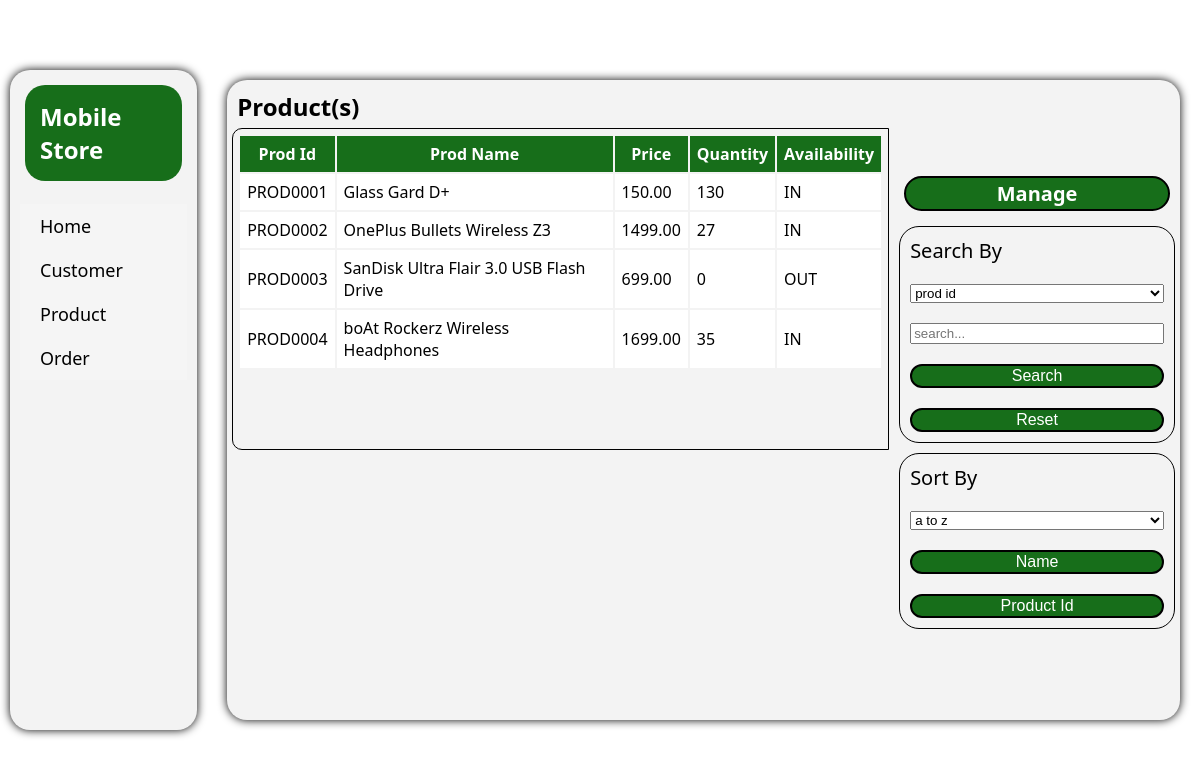
The page /store/product/ on the database its author committed.
### store/models.py (models this page shows, shortened)
class Product(models.Model):
    avail_choices = [("IN","Available"),("OUT","Not Available")]
    prodId = models.CharField(max_length=10, primary_key=True)
    prodName = models.CharField(max_length=100)
    price = models.DecimalField(default=0.00, max_digits=10, decimal_places=2)
    quantity = models.IntegerField(default=0)
    availability = models.CharField(max_length=3, choices=avail_choices)

### store/storeView/views.py (the view, shortened to what this page needs)
# urls.py: path("product/", views.product, name="product"),
def product(request):
    products = get_product(all=True,count_all=False)
    return render(request, "store/product.html",
                  {"products":products[1],
                   "total_product":products[0]})

### store/storeView/views.py (called while the page is built)
def get_product(count_all=True, all=False):
    product = Product.objects.all().order_by("prodId")
    if all != True:
        if count_all != True:
            return None
        total_product = product.count()
        return [total_product,0]
    if count_all == True:
        total_product = product.count()
        return [total_product,product]
    return [0,product]

### store/templates/store/product.html (shortened to what this page needs)
{% extends "index.html" %}
{% block report_block %}
<div class="displayBox" id="productBox">
    <h3>Product(s)</h3>
    <div class="tableBox">
        <table>
            <tr>
                <th>Prod Id</th>
                <th>Prod Name</th>
                <th>Price</th>
                <th>Quantity</th>
                <th>Availability</th>
            </tr>
            {% for product in products %}
            <tr>
                <td>{{product.prodId}}</td>
                <td>{{product.prodName}}</td>
                <td>{{product.price}}</td>
                <td>{{product.quantity}}</td>
                <td>{{product.availability}}</td>
            </tr>
            {% endfor %}
        </table>
    </div>
</div>
<div class="curdBox">
    <a class="manageBtn">Manage</a>
    <div class="searchBox">
        <form class="column_form" method="post" action="/store/product/">
            <label>Search By</label>
            <select name="search_by" id="query">
                <option value="prod_id">prod id</option>
            </select>
            <input name="search_value" placeholder="search...">
            <button name="search_query">Search</button>
            <button name="reset">Reset</button>
        </form>
    </div>
    <div class="sortBox">
        <form class="column_form" method="post" action="/store/product/">
            <label>Sort By</label>
            <select name="sort_by" id="query">
                <option value="ascending">a to z</option>
            </select>
            <button name="name_sort">Name</button>
            <button name="id_sort">Product Id</button>
        </form>
    </div>
</div>
{% endblock report_block %}

### static/index.css (style rules this page uses)
body { margin:0px; }
h3 { font-size: 24px; font-family: 'Segoe UI', Tahoma, Geneva, Verdana, sans-serif; font-weight: 700; color: black; padding-inline-start: 10px; padding-top: 10px; margin: 0px; }
a { padding: 10px; text-decoration: none; color: black; }
button { font-size: 16px; color: white; background-color: rgba(10, 103, 13, 0.943); border-radius: 20px; border-style: solid; margin-left: 10px; transition: all 0.5s ease-in-out; }
.displayBox { display: flex; flex-direction: column; width: 70%; }
.tableBox { display: flex; flex-direction: column; height:50%; overflow-y: scroll; border: 1px solid black; border-radius: 10px 0px 0px 10px; margin: 5px; }
table { width: fit-content; border-radius: 20px; padding: 5px; }
th,td { padding: 7px; }
th { background-color: rgba(10, 103, 13, 0.943); color: white; font-family: 'Segoe UI', Tahoma, Geneva, Verdana, sans-serif; font-weight: 600; }
td { background-color: white; color: black; font-family:system-ui, -apple-system, BlinkMacSystemFont, 'Segoe UI', Roboto, Oxygen, Ubuntu, Cantarell, 'Open Sans', 'Helvetica Neue', sans-serif; font-weight: 400; margin: 0px; transition: all 0.2s ease-in-out; }
.curdBox { display: flex; flex-direction: column; width: 30%; justify-content: center; }
.column_form { display: flex; flex-direction: column; margin: 5px; border: 1px solid black; border-radius: 20px; }
.manageBtn { font-size: 20px; background-color: rgba(10, 103, 13, 0.943); color: white; font-family: 'Segoe UI', Tahoma, Geneva, Verdana, sans-serif; font-weight: 600; border: 2px solid black; border-radius: 20px; padding: 2px; text-align: center; margin: 10px; }
label { font-size: 20px; font-family: 'Segoe UI', Tahoma, Geneva, Verdana, sans-serif; font-weight: 500; }
input,label,button,select { margin: 10px; }

### rows shown on the page
Product: prodId "PROD0001", prodName "Glass Gard D+", price "150.00", quantity "130", availability "IN"
Product: prodId "PROD0002", prodName "OnePlus Bullets Wireless Z3", price "1499.00", quantity "27", availability "IN"
Product: prodId "PROD0003", prodName "SanDisk Ultra Flair 3.0 USB Flash Drive", price "699.00", quantity "0", availability "OUT"
Product: prodId "PROD0004", prodName "boAt Rockerz Wireless Headphones", price "1699.00", quantity "35", availability "IN"
